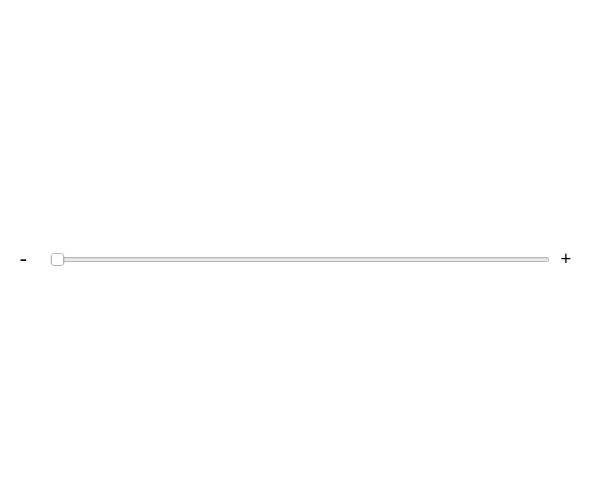
<ui version="4.0" >
 <class>percentileDialogClass</class>
 <widget class="QWidget" name="percentileDialogClass" >
  <property name="geometry" >
   <rect>
    <x>0</x>
    <y>0</y>
    <width>603</width>
    <height>478</height>
   </rect>
  </property>
  <property name="acceptDrops" >
   <bool>true</bool>
  </property>
  <property name="windowTitle" >
   <string>详细百分位</string>
  </property>
  <property name="windowIcon" >
   <iconset>
    <normaloff>:/MainWindow/Resources/58.png</normaloff>:/MainWindow/Resources/58.png</iconset>
  </property>
  <property name="styleSheet" >
   <string notr="true" >background-color: rgb(255, 255, 255);</string>
  </property>
  <widget class="QSlider" name="horizontalSlider" >
   <property name="geometry" >
    <rect>
     <x>50</x>
     <y>250</y>
     <width>500</width>
     <height>20</height>
    </rect>
   </property>
   <property name="minimum" >
    <number>1</number>
   </property>
   <property name="orientation" >
    <enum>Qt::Horizontal</enum>
   </property>
  </widget>
  <widget class="QLabel" name="label_3" >
   <property name="geometry" >
    <rect>
     <x>560</x>
     <y>250</y>
     <width>21</width>
     <height>16</height>
    </rect>
   </property>
   <property name="font" >
    <font>
     <family>SimSun</family>
     <pointsize>16</pointsize>
     <weight>50</weight>
     <italic>false</italic>
     <bold>false</bold>
     <underline>false</underline>
     <strikeout>false</strikeout>
    </font>
   </property>
   <property name="text" >
    <string>+</string>
   </property>
  </widget>
  <widget class="QLabel" name="label_2" >
   <property name="geometry" >
    <rect>
     <x>20</x>
     <y>250</y>
     <width>16</width>
     <height>16</height>
    </rect>
   </property>
   <property name="font" >
    <font>
     <family>SimSun</family>
     <pointsize>16</pointsize>
     <weight>50</weight>
     <italic>false</italic>
     <bold>false</bold>
     <underline>false</underline>
     <strikeout>false</strikeout>
    </font>
   </property>
   <property name="text" >
    <string>-</string>
   </property>
  </widget>
  <widget class="QLabel" name="precentLabel" >
   <property name="geometry" >
    <rect>
     <x>270</x>
     <y>270</y>
     <width>51</width>
     <height>21</height>
    </rect>
   </property>
   <property name="font" >
    <font>
     <family>SimSun</family>
     <pointsize>14</pointsize>
     <weight>50</weight>
     <italic>false</italic>
     <bold>false</bold>
     <underline>false</underline>
     <strikeout>false</strikeout>
    </font>
   </property>
  </widget>
 </widget>
 <layoutdefault spacing="6" margin="11" />
 <resources>
  <include location="mainwindow.qrc" />
 </resources>
 <connections/>
</ui>
